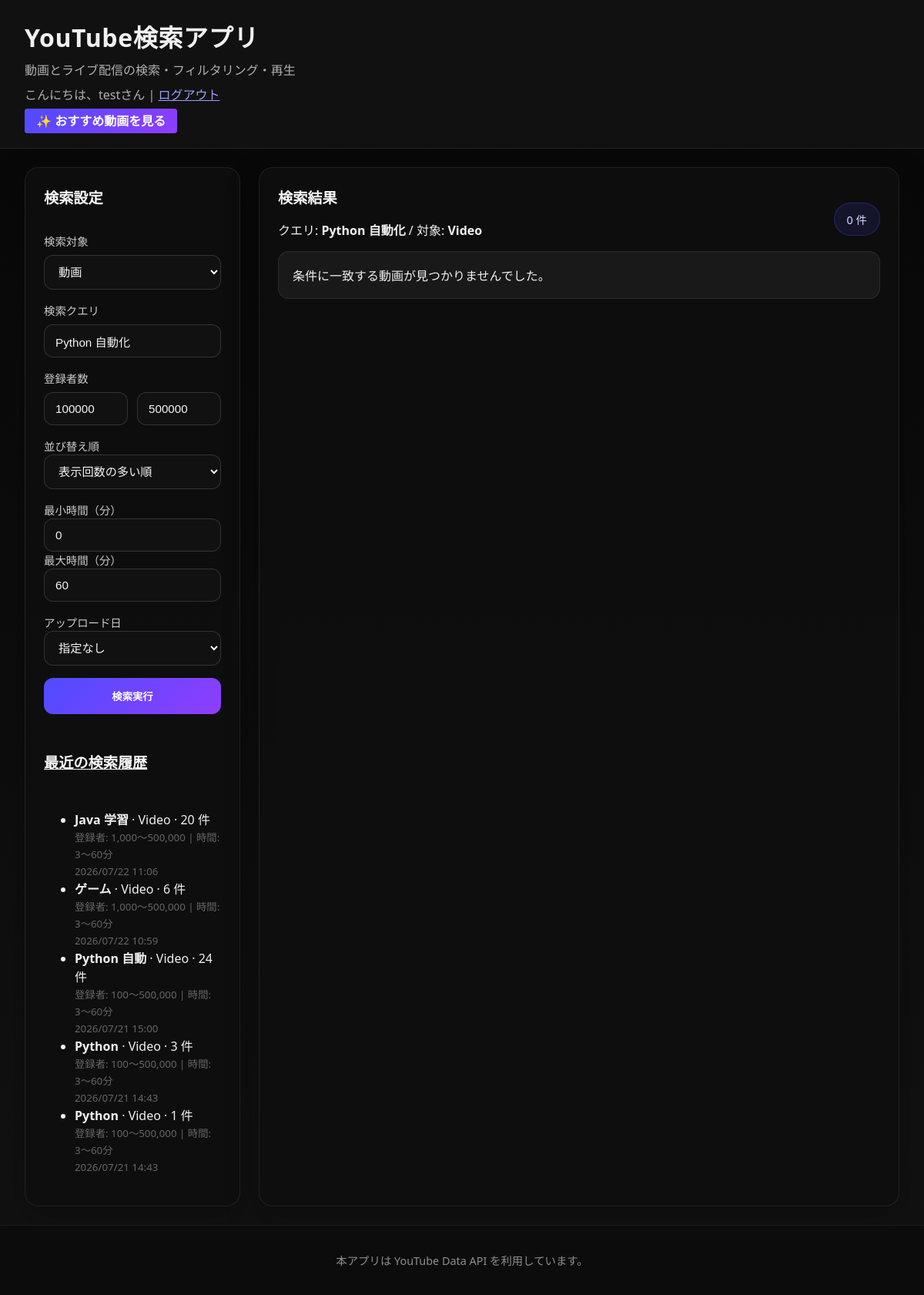
Page / (signed in) on the earlier database version.
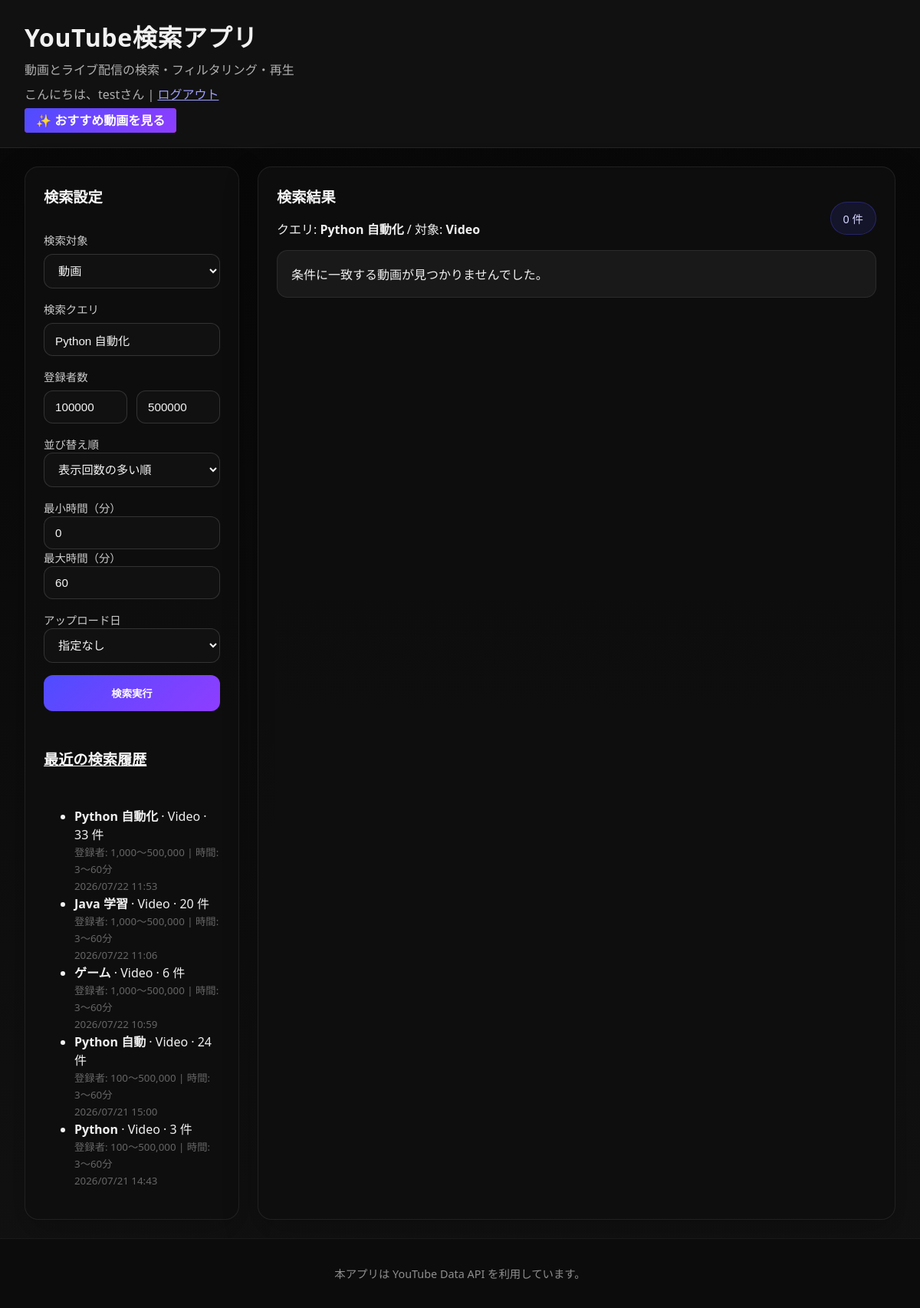
Same page on the later database version.
### youtube_app/models.py (models this page shows, shortened)
class SearchHistory(models.Model):
    target = models.CharField(max_length=16, default='video')
    query = models.CharField(max_length=255)
    order = models.CharField(max_length=32, default='viewCount')
    lower_threshold = models.PositiveIntegerField(default=100000)
    upper_threshold = models.PositiveIntegerField(default=500000)
    min_duration = models.PositiveIntegerField(default=0)
    max_duration = models.PositiveIntegerField(default=60)
    date_option = models.CharField(max_length=16, default='none')
    results_count = models.PositiveIntegerField(default=0)
    created_at = models.DateTimeField(auto_now_add=True)
    user = models.ForeignKey(User, on_delete=models.CASCADE, related_name='search_histories', null=True, blank=True)
    class Meta:
        ordering = ['-created_at']

### youtube_app/views.py (the view, shortened to what this page needs)
# urls.py: path('', views.search_view, name='search'),
@login_required # 検索もログイン必須にする場合
def search_view(request):
    if not request.GET and 'last_search_params' in request.session:
        saved_params = request.session['last_search_params']
        context = get_query_parameters(request) # デフォルト値で初期化
        context.update(saved_params)            # 保存されていた値で上書き
    else:
        context = get_query_parameters(request)
    context['base_query_string'] = build_query_string_without_select(request)
    context['is_video_mode'] = context['target'] == 'video'
    context['results'] = []
    context['error_message'] = ''
    favorite_lists = []
    if request.user.is_authenticated:
        for i in range(1, 6):
            obj, created = FavoriteList.objects.get_or_create(
                user=request.user, index=i,
                defaults={'name': f'リスト {i}'}
            )
            favorite_lists.append(obj)
    context['favorite_lists'] = favorite_lists
    context['recent_history'] = SearchHistory.objects.filter(user=request.user)[:5] if request.user.is_authenticated else []
    return render(request, 'youtube_app/search.html', context)

### youtube_app/views.py (called while the page is built)
def get_query_parameters(request: HttpRequest) -> dict:
    return {
        'target': request.GET.get('target', 'video'),
        'query': request.GET.get('query', 'Python 自動化'),
        'order': request.GET.get('order', 'viewCount'),
        'lower_threshold': int(request.GET.get('lower_threshold', 100000) or 100000),
        'upper_threshold': int(request.GET.get('upper_threshold', 500000) or 500000),
        'min_duration': int(request.GET.get('min_duration', 0) or 0),
        'max_duration': int(request.GET.get('max_duration', 60) or 60),
        'date_option': request.GET.get('date_option', 'none'),
        'selected_video_id': request.GET.get('select', ''),
    }

def build_query_string_without_select(request):
    params = request.GET.copy()
    params.pop('select', None)
    return params.urlencode()

### youtube_app/templates/youtube_app/search.html (shortened to what this page needs)
{% load static humanize %}
<!DOCTYPE html>
<html lang="ja">
<head>
    <link rel="stylesheet" href="{% static 'youtube_app/style.css' %}">
</head>
<body>
    <div class="page-shell">
        <header class="app-header">
            <div>
                <h1>YouTube検索アプリ</h1>
                <p>動画とライブ配信の検索・フィルタリング・再生</p>
                {% if user.is_authenticated %}
                    <p>こんにちは、{{ user.username }}さん | <a href="{% url 'youtube_app:logout' %}">ログアウト</a></p>
                {% else %}
                    <a href="{% url 'youtube_app:login' %}">ログインはこちら</a>
                {% endif %}
            </div>
            <div style="margin-top: 10px;">
                <a href="{% url 'youtube_app:recommendations' %}" class="primary-button" style="background-color: #ff0000; color: white; padding: 5px 15px; text-decoration: none; border-radius: 4px;">✨ おすすめ動画を見る</a>
            </div>
        </header>
        <main class="layout-grid">
            <section class="panel sidebar-panel">
                <div class="panel-card">
                    <h2>検索設定</h2>
                    <form method="get" class="search-form">
                        <div class="field-group">
                            <label>検索対象</label>
                            <select id="target" name="target">
                                <option value="video" {% if target == 'video' %}selected{% endif %}>動画</option>
                            </select>
                        </div>
                        <div class="field-group">
                            <label for="query">検索クエリ</label>
                            <input id="query" name="query" type="text" value="{{ query }}" placeholder="例: Python 自動化">
                        </div>
                        <div class="field-group">
                            <label>登録者数</label>
                            <div class="range-inputs">
                                <input name="lower_threshold" type="number" min="0" value="{{ lower_threshold }}" placeholder="下限">
                                <input name="upper_threshold" type="number" min="0" value="{{ upper_threshold }}" placeholder="上限">
                            </div>
                        </div>
                        <div class="field-group video-filter">
                            <label for="sort">並び替え順</label>
                            <select id="sort" name="order">
                                <option value="viewCount" {% if order == 'viewCount' %}selected{% endif %}>表示回数の多い順</option>
                            </select>
                        </div>
                        <div class="field-group columns-2 video-filter">
                            <div>
                                <label for="min_duration">最小時間（分）</label>
                                <input id="min_duration" name="min_duration" type="number" min="0" value="{{ min_duration }}">
                            </div>
                            <div>
                                <label for="max_duration">最大時間（分）</label>
                                <input id="max_duration" name="max_duration" type="number" min="0" value="{{ max_duration }}">
                            </div>
                        </div>
                        <div class="field-group video-filter">
                            <label for="date_option">アップロード日</label>
                            <select id="date_option" name="date_option">
                                <option value="none" {% if date_option == 'none' %}selected{% endif %}>指定なし</option>
                            </select>
                        </div>
                        <div class="actions">
                            <button type="submit" class="primary-button">検索実行</button>
                        </div>
                    </form>
                </div>
                <div class="panel-card history-panel">
                    <h2><a href="{% url 'youtube_app:history' %}" style="color: inherit; text-decoration: underline;">最近の検索履歴</a></h2>
                    {% if recent_history %}
                        <ul class="history-list">
                            {% for history in recent_history %}
                                <li>
                                    <strong>{{ history.query }}</strong> · {{ history.target|title }} · {{ history.results_count }} 件<br>
                                    <small style="color: #666;">
                                        登録者: {{ history.lower_threshold|intcomma }}〜{{ history.upper_threshold|intcomma }}
                                        {% if history.target == 'video' %}| 時間: {{ history.min_duration }}〜{{ history.max_duration }}分{% endif %}<br>
                                        {{ history.created_at|date:'Y/m/d H:i' }}
                                    </small>
                                </li>
                            {% endfor %}
                        </ul>
                    {% else %}
                        <div class="message info">検索履歴はまだありません。</div>
                    {% endif %}
                </div>
            </section>
            <section class="panel results-panel">
                <div class="panel-card">
                    <div class="results-header">
                        <div>
                            <h2>検索結果</h2>
                            <p>クエリ: <strong>{% if query %}{{ query }}{% else %}-{% endif %}</strong> / 対象: <strong>{{ target|title }}</strong></p>
                        </div>
                        <div class="status-pill">{{ results|length }} 件</div>
                    </div>
                    {% if not results %}
                        <div class="message info">条件に一致する動画が見つかりませんでした。</div>
                    {% endif %}
                </div>
            </section>
        </main>
        <footer class="app-footer">
            <p>本アプリは YouTube Data API を利用しています。</p>
        </footer>
    </div>
</body>
</html>

### youtube_app/static/youtube_app/style.css (style rules this page uses)
:root { color-scheme: dark; color: #f5f5f5; background: #040404; font-family: 'Segoe UI', 'Helvetica Neue', Arial, 'Noto Sans JP', sans-serif; }
* { box-sizing: border-box; }
body { margin: 0; min-height: 100vh; background: linear-gradient(180deg, #070707 0%, #121212 100%); color: #f1f1f1; }
.page-shell { display: flex; flex-direction: column; min-height: 100vh; }
.app-header { padding: 24px 32px; background: #111; border-bottom: 1px solid rgba(255, 255, 255, 0.08); }
.app-header h1 { margin: 0; font-size: 2rem; letter-spacing: 0.02em; }
.app-header p { margin: 8px 0 0; color: #b0b0b0; }
.layout-grid { display: grid; gap: 24px; padding: 24px 32px; grid-template-columns: 280px minmax(0, 1fr); flex: 1; }
.panel { background: rgba(15, 15, 15, 0.92); border: 1px solid rgba(255, 255, 255, 0.08); border-radius: 18px; box-shadow: 0 16px 45px rgba(0, 0, 0, 0.25); }
.results-panel { min-height: auto; }
.panel-card { padding: 24px; }
.sidebar-panel .panel-card { display: flex; flex-direction: column; gap: 16px; }
.panel h2 { margin: 0 0 16px; font-size: 1.2rem; color: #f8f8f8; }
.field-group { display: flex; flex-direction: column; gap: 8px; margin-bottom: 16px; }
.field-group label { color: #ccc; font-size: 0.9rem; }
.field-group input, .field-group select { border: 1px solid rgba(255, 255, 255, 0.14); border-radius: 12px; background: #111; color: #f5f5f5; padding: 12px 14px; font-size: 0.95rem; width: 100%; min-width: 0; }
.field-group input::placeholder { color: #6d6d6d; }
.columns-2, .range-inputs, .field-group { min-width: 0; }
.columns-2 { display: grid; gap: 12px; grid-template-columns: 1fr 1fr; }
.range-inputs { display: grid; gap: 12px; grid-template-columns: 1fr 1fr; }
.actions { display: flex; justify-content: stretch; min-width: 0; }
.primary-button { width: 100%; border: none; border-radius: 12px; padding: 14px 18px; background: linear-gradient(135deg, #4f4cff, #8f3dff); color: #fff; font-weight: 700; cursor: pointer; transition: transform 0.2s ease, box-shadow 0.2s ease; }
.results-header { display: flex; justify-content: space-between; align-items: center; gap: 16px; }
.status-pill { background: rgba(79, 76, 255, 0.12); border: 1px solid rgba(79, 76, 255, 0.3); border-radius: 999px; padding: 10px 16px; color: #d6d6ff; font-size: 0.9rem; }
.message { padding: 18px; border-radius: 14px; margin-bottom: 18px; }
.message.info { background: rgba(255, 255, 255, 0.05); border: 1px solid rgba(255, 255, 255, 0.08); }
.app-footer { padding: 20px 32px; text-align: center; color: #8f8f8f; font-size: 0.9rem; background: #0c0c0c; border-top: 1px solid rgba(255, 255, 255, 0.06); }

Differences in the rows shown:
no longer on this page (row unchanged): SearchHistory: query "Python", target "Video", results_count "1", lower_threshold "100", upper_threshold "500,000", min_duration "3", max_duration "60", created_at "2026/07/21 14:43"
added SearchHistory: query "Python 自動化", target "Video", results_count "33", lower_threshold "1,000", upper_threshold "500,000", min_duration "3", max_duration "60", created_at "2026/07/22 11:53"
Other differences:
{{ query }}: "Python 自動化" → (not shown)
